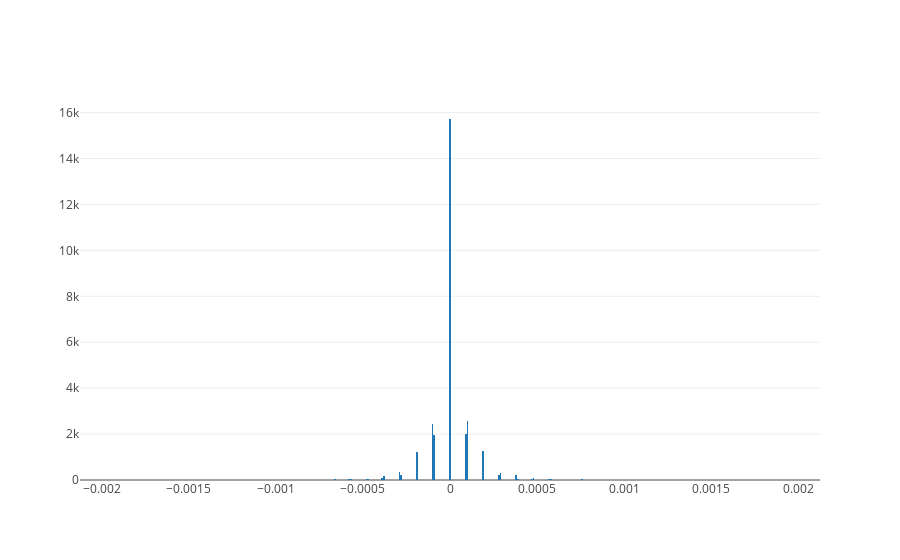

Here is the notebook cell this chart was saved with:
### Markdown cell above
It is found the ratio between open and close is symmetry, and it is therefore grouped into 6 levels with boundarues 180e-6, 90e-6, 0, -90e-6, and -180e-6.

### Code cell
iplot([go.Histogram(x=(tx_1min_kline.close - tx_1min_kline.open) / tx_1min_kline.open)])

### Figure 1 — Plotly figure (JSON) as saved in the notebook; plotly's stock layout.template omitted (floating-point values rounded to 4 significant figures; data arrays with more than 128 entries replaced by an {"elided": "..."} marker saying what was removed)
{"data": [{"type": "histogram", "x": {"elided": "29579 float values"}}], "layout": {}}
